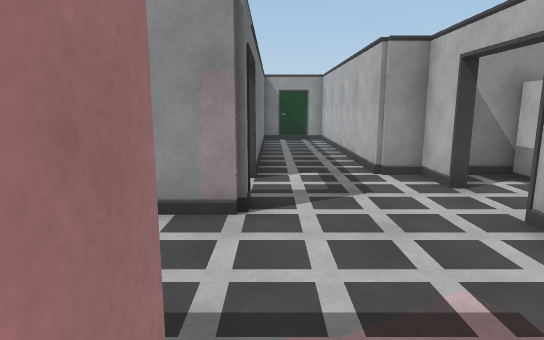
View 1 (above)

20 first-person views from a walk through a 3-D level made in the Unity game engine. The camera is 1.5 m above the floor, tilts 10° down and sees 75° across. The floor is counted in squares, 1 m on a side. Each view is taken from the middle of a square. On the plan, view 1 faces up. The plan holds only what a view shows up to about 16 squares ahead; the rest is blank.

View 2
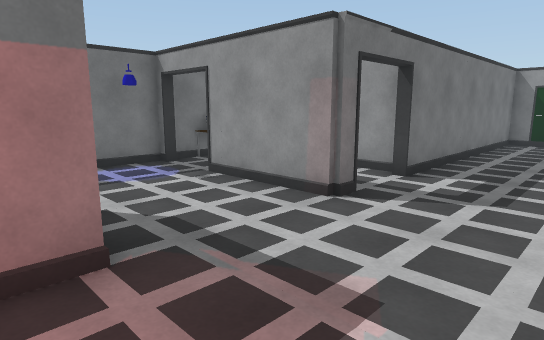

View 3
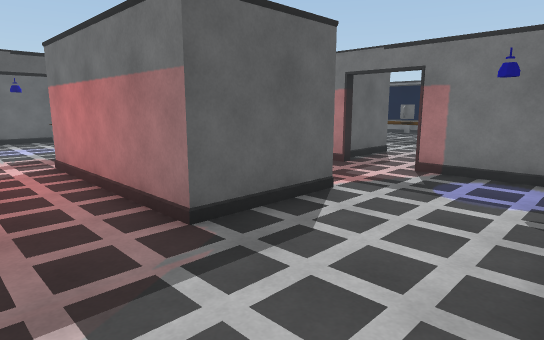

View 4
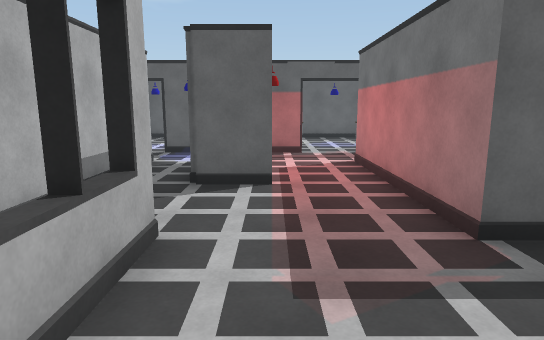

View 5
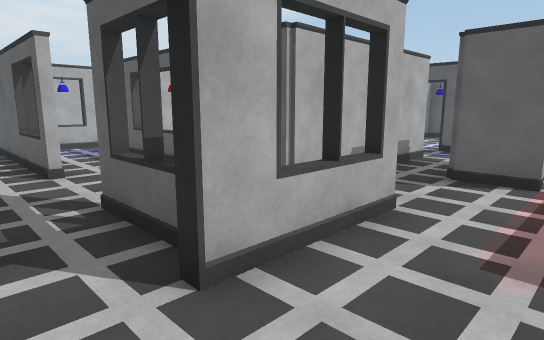

View 6
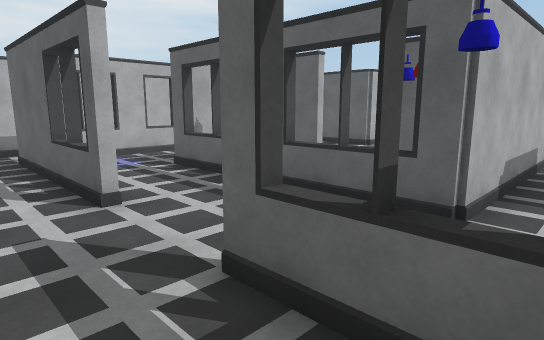

View 7
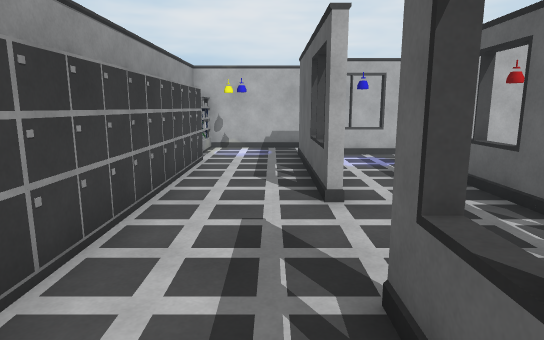

View 8
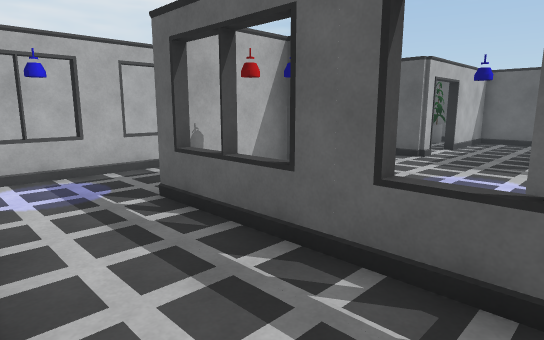

View 9
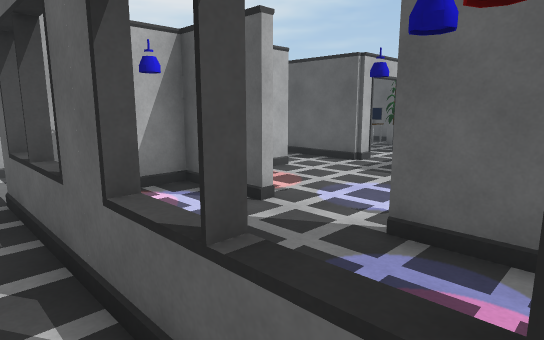

View 10
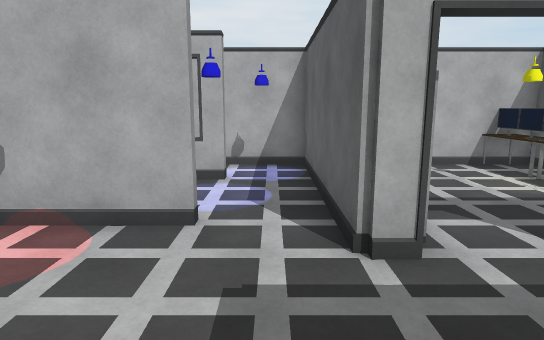

View 11
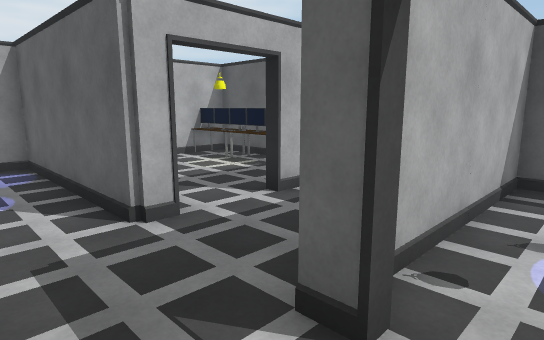

View 12
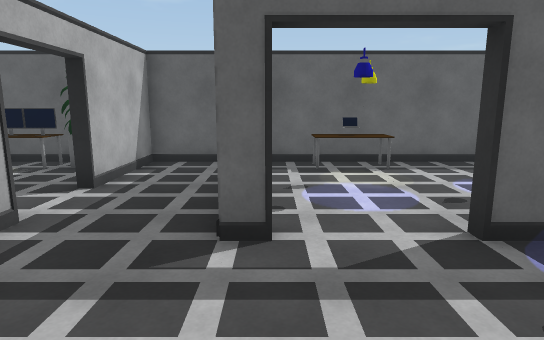

View 13
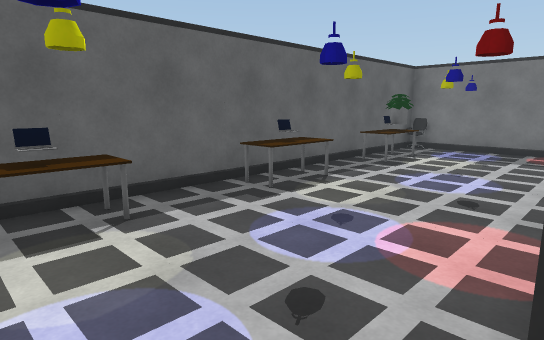

View 14
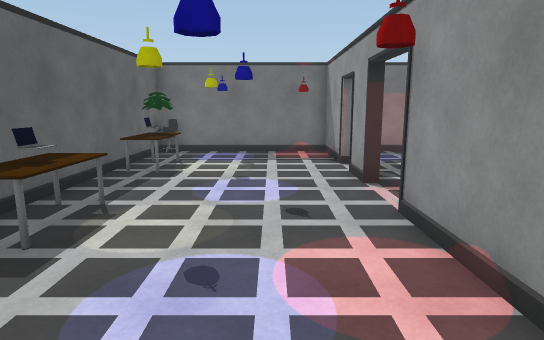

View 15
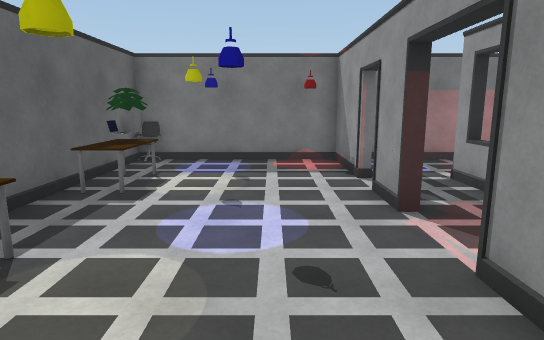

View 16
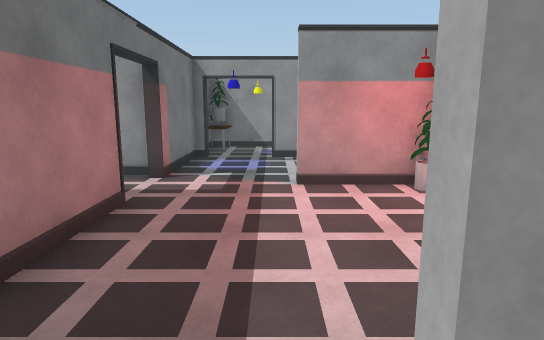

View 17
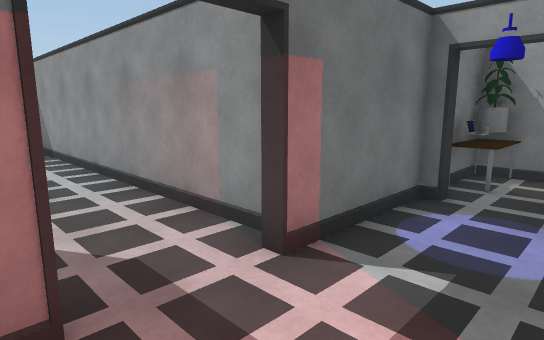

View 18
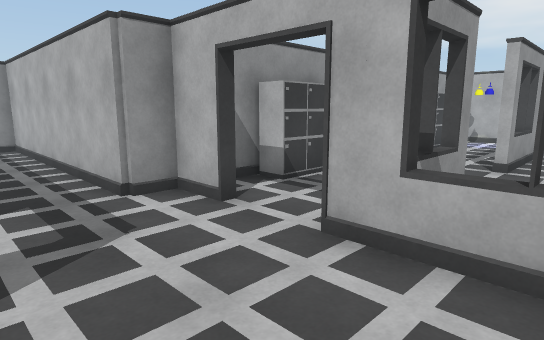

View 19
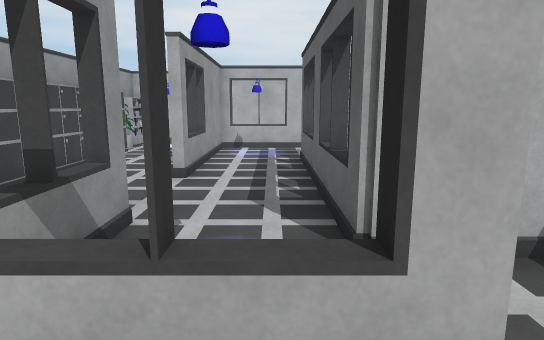

View 20
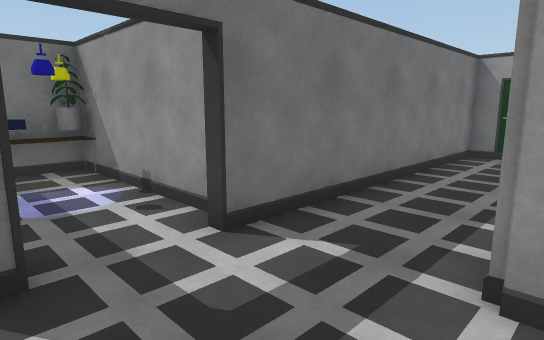

### Floor plan
Key: @ floor where view 1 was taken; # wall or solid block; . floor; = window, fence, low wall or low ledge; T thing the floor can be seen under or through; M mug; S shelf; C cabinet; N monitor; H chair; O other object.
Columns run from 18 left of view 1 to 18 right of it. Each row starts with its distance up from view 1.
 17                  ####
 16                  #..#
 15                  #..#
 14                  #..#
 13                  #..#
 12                  #..#
 11                  #..#
 10                  #..#
  9                  #..#
  8             ######..### #         S##
  7             #O.......#####CCCCCCCOSS#
  6             #......................##
  5            ##.####.................#
  4            #.........TT##...######.#
  3            #.........=. .........=.#
  2 ############.........=. .........=.#
  1    ............###...#..#==#==##.# #
  0        ..........O@.....#      #.= #
 -1       ..####.....#......#......# = #
 -2     MM.    #.....#...#..##...###   #
 -3            #.....#... ..# .....#   #
 -4            #.....#... ..# .....# = #
 -5            #...###... .........#...#
 -6            #.........  ............#
 -7            ####.#..#####..#...#S # #
 -8            #..............#...SS
 -9            #..............#.......
-10            #..............#..#.....#
-11            #..............#..#.....#
-12             H.OOO..OO..OOO#..# ONNN#
-13             ########################

Positions as (right, up) in squares from view 1, and headings:
1: (0, 0), facing up
2: (3, 0), facing up-left
3: (2, 5), facing down-left
4: (2, 5), facing down
5: (1, 6), facing down-right
6: (4, 6), facing down-right
7: (4, 5), facing right
8: (7, 4), facing down-right
9: (6, 2), facing down-right
10: (8, -6), facing right
11: (7, -5), facing down-right
12: (8, -3), facing down
13: (7, -7), facing down-left
14: (6, -9), facing left
15: (4, -9), facing left
16: (-4, -6), facing up
17: (-4, -1), facing up-left
18: (0, 2), facing up-right
19: (2, 2), facing right
20: (3, 5), facing up-left
